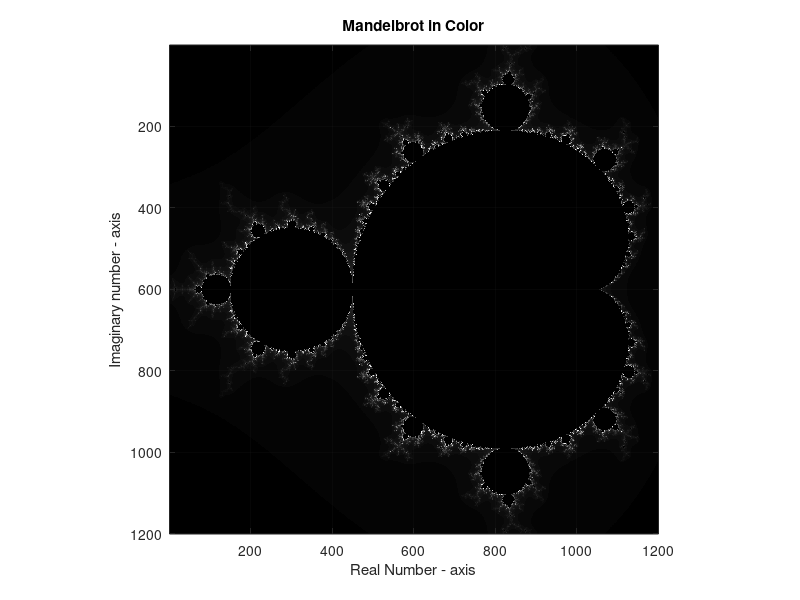

The MATLAB source for this figure:
clear variables; close all; clc


divider = 1200;
real_c = linspace(-1.5, 0.5, divider);
imag_c = linspace(-1, 1, divider);
[X, Y] = meshgrid(real_c, imag_c);
counter = X + Y * 1i;
N = 256;

a = zeros(size(counter));
b = zeros(size(counter));

for ii = 1:N

    a = a.^2 + counter;
    index = (abs(a) > 2);
    b(index) = ii;
    a(index) = 0;

    counter(index) = 0;

end

figure(1)
imshow(b, [0,256], 'X', [-1.5,0.5], 'Y', [-1,1])
colormap(hsv(256))

axis on
grid on

title( 'Mandelbrot in Color' );
xlabel('Real Number - axis');
ylabel('Imaginary number - axis');